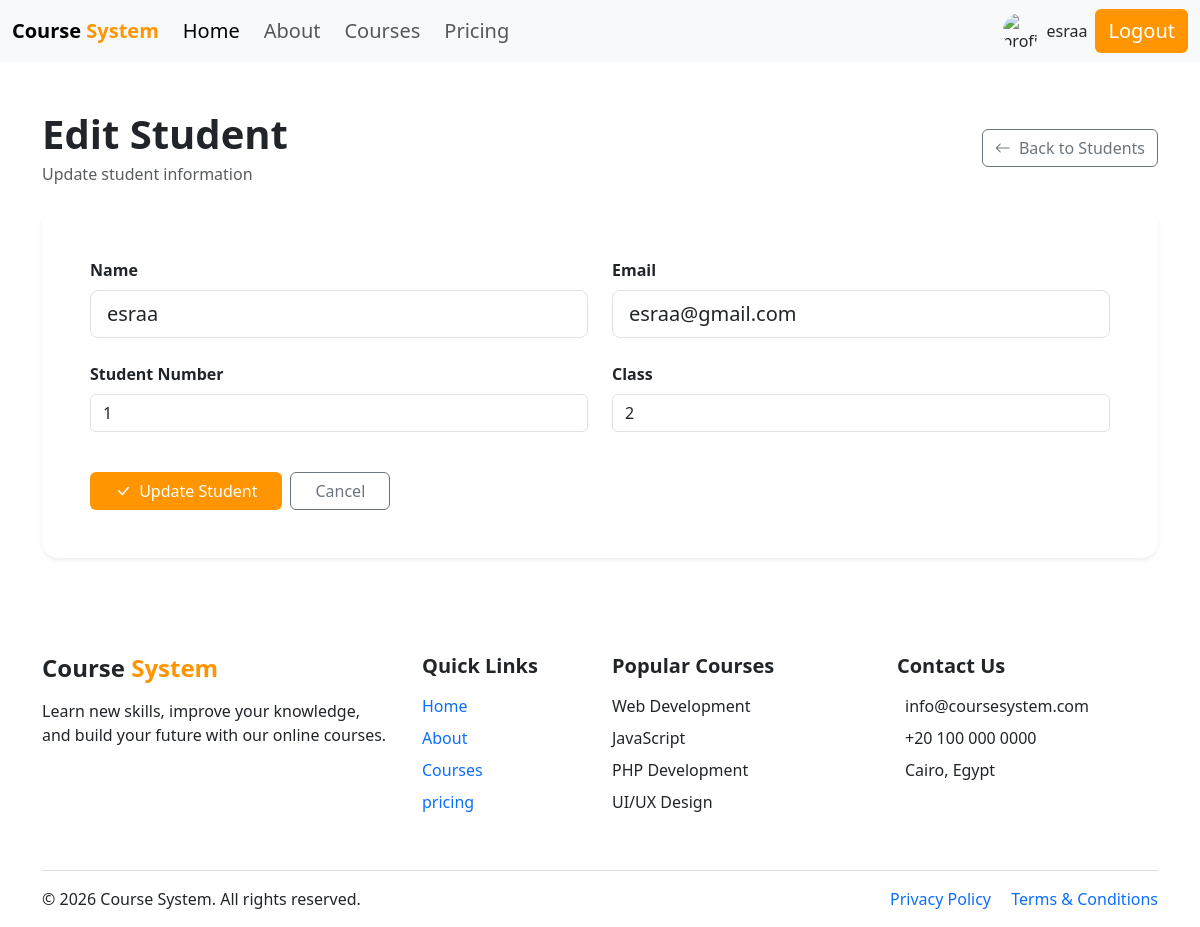
The app's page /edit_student.php?id=1 (signed in) with its own data.
### tables this page shows
CREATE TABLE `students` (
  `id` int(11) NOT NULL,
  `student_number` int(50) NOT NULL,
  `user_id` int(11) NOT NULL,
  `class` varchar(250) NOT NULL
);

CREATE TABLE `users` (
  `id` int(11) NOT NULL,
  `name` varchar(100) NOT NULL,
  `email` varchar(100) NOT NULL,
  `password` varchar(255) NOT NULL,
  `role` varchar(50) NOT NULL,
  `image` varchar(255) NOT NULL
);

### edit_student.php (the view, shortened to what this page needs)
<?php
include "connect.php";
$id = (int) $_GET['id'];
$sql = "SELECT students.id, students.student_number, students.class,
               students.user_id, users.name, users.email
        FROM students
        JOIN users ON students.user_id = users.id
        WHERE students.id = $id";
$result = $conn->query($sql);
$student = $result->fetch_assoc();
?>
<?php include "header.php"; ?>
<div class="container py-5">
    <div class="d-flex flex-column flex-md-row
                justify-content-between
                align-items-md-center
                gap-3
                mb-4">
        <div>
            <h1 class="fw-bold mb-1">
                Edit Student
            </h1>
            <p class="text-muted mb-0">
                Update student information
            </p>
        </div>
        <a href="manage_students.php"
           class="btn btn-outline-secondary">
            <i class="bi bi-arrow-left me-1"></i>
            Back to Students
        </a>
    </div>
    <div class="card border-0 shadow-sm rounded-4">
        <div class="card-body p-4 p-md-5">
            <form method="POST">
                <div class="row g-4">
                    <div class="col-md-6">
                        <label class="form-label fw-semibold">
                            Name
                        </label>
                        <input type="text"
                               name="name"
                               class="form-control form-control-lg"
                               value="<?php echo htmlspecialchars($student['name']); ?>"
                               placeholder="Enter student name"
                               required>
                    </div>
                    <div class="col-md-6">
                        <label class="form-label fw-semibold">
                            Email
                        </label>
                        <input type="email"
                               name="email"
                               class="form-control form-control-lg"
                               value="<?php echo htmlspecialchars($student['email']); ?>"
                               placeholder="Enter student email"
                               required>
                    </div>
                    <div class="col-md-6">
                        <label class="form-label fw-semibold">
                            Student Number
                        </label>
                        <input type="number"
                               name="student_number"
                               class="form-control"
                               value="<?php echo htmlspecialchars($student['student_number']); ?>"
                               placeholder="Enter student number"
                               required>
                    </div>
                    <div class="col-md-6">
                        <label class="form-label fw-semibold">
                            Class
                        </label>
                        <input type="text"
                               name="class"
                               class="form-control"
                               value="<?php echo htmlspecialchars($student['class']); ?>"
                               placeholder="Enter class"
                               required>
                    </div>
                    <div class="col-12">
                        <div class="d-flex flex-column flex-md-row
                                    gap-2
                                    pt-3">
                            <button type="submit"
                                    name="submit"
                                    class="btn text-white px-4"
                                    style="background-color: #FF9500;">
                                <i class="bi bi-check-lg me-1"></i>
                                Update Student
                            </button>
                            <a href="manage_students.php"
                               class="btn btn-outline-secondary px-4">
                                Cancel
                            </a>
                        </div>
                    </div>
                </div>
            </form>
        </div>
    </div>
</div>
<?php include "footer.php"; ?>

### records on screen
students: name "esraa", email "esraa@gmail.com", student_number "1", class "2"

### other values on screen
$_SESSION['name'] "esraa"
